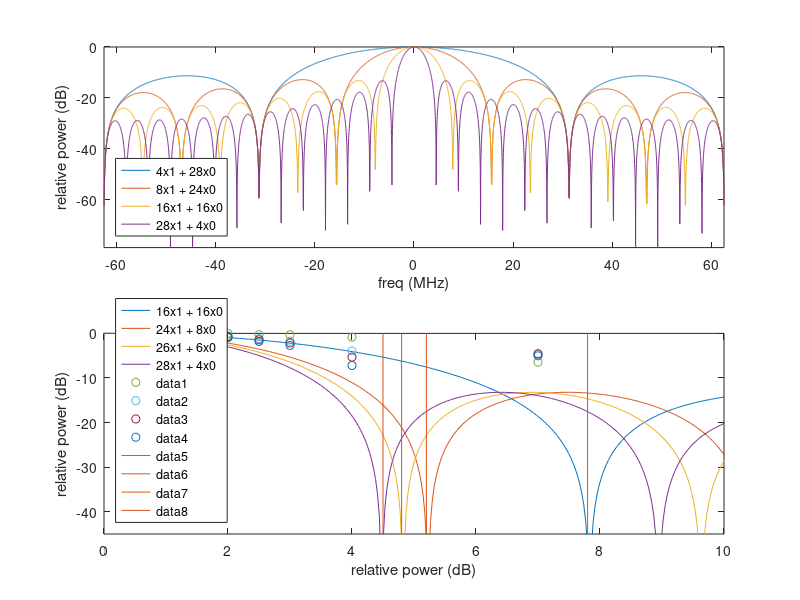

Write MATLAB code to recreate this figure.
N=32
subplot(211)
longueurs=[4 8 16 28];
for longueur=longueurs
  bt=[ones(1,longueur) zeros(1,N-longueur)];
length(bt)
  bf=fftshift(abs(fft(bt,4096)));
  bf=bf./max(bf);
  f=linspace(-125/2,125/2,length(bf));
  plot(f,20*log10(bf));hold on
end
axis tight
xlabel('freq (MHz)')
ylabel('relative power (dB)')
legend('4x1 + 28x0','8x1 + 24x0','16x1 + 16x0','28x1 + 4x0','location','southwest')

subplot(212)
longueurs=[16 24 26 28];
for longueur=longueurs
  bt=[ones(1,longueur) zeros(1,N-longueur)];
length(bt)
  bf=fftshift(abs(fft(bt,4096)));
  bf=bf./max(bf);
  f=linspace(-125/2,125/2,length(bf));
  plot(f,20*log10(bf));hold on
end
axis([0 10 -45 0])
xlabel('relative power (dB)')
ylabel('relative power (dB)')
legend('16x1 + 16x0','24x1 + 8x0','26x1 + 6x0','28x1 + 4x0','location','southwest')

% amplitude v.s frequency measurement
freq=[0.5   1   1.5   2   2.5    3    4   7]; % MHz
meas=[1060 1060 1060 1060 0990 0990 0870 0240 ;
      1500 1470 1410 1320 1150 1000 0608 0512 ;
      1600 1570 1500 1360 1150 0976 0470 0560 ;
      1730 1660 1570 1390 1140 0928 0330 0544];
for k=1:4
  plot(freq,10*log10(meas(k,:)/(max(meas(k,:)))),'o');
  % plot(freq,20*log10(meas(k,:)/(1500)),'o');
end

% frequency at which the amplitude is lowest (notch position)
line([7.8 7.8],[-50 0]) % 16x1
line([5.2 5.2],[-50 0]) % 24x1
line([4.8 4.8],[-50 0]) % 26x1
line([4.5 4.5],[-50 0]) % 28x1
